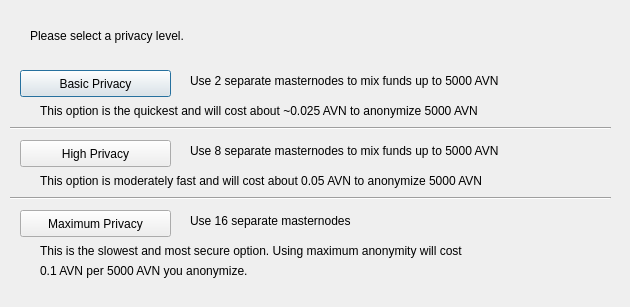
<?xml version="1.0" encoding="UTF-8"?>
<ui version="4.0">
 <class>ObfuscationConfig</class>
 <widget class="QDialog" name="ObfuscationConfig">
  <property name="geometry">
   <rect>
    <x>0</x>
    <y>0</y>
    <width>630</width>
    <height>307</height>
   </rect>
  </property>
  <property name="windowTitle">
   <string>Configure Obfuscation</string>
  </property>
  <widget class="QPushButton" name="buttonBasic">
   <property name="geometry">
    <rect>
     <x>20</x>
     <y>70</y>
     <width>151</width>
     <height>27</height>
    </rect>
   </property>
   <property name="text">
    <string>Basic Privacy</string>
   </property>
  </widget>
  <widget class="QPushButton" name="buttonHigh">
   <property name="geometry">
    <rect>
     <x>20</x>
     <y>140</y>
     <width>151</width>
     <height>27</height>
    </rect>
   </property>
   <property name="text">
    <string>High Privacy</string>
   </property>
  </widget>
  <widget class="QPushButton" name="buttonMax">
   <property name="geometry">
    <rect>
     <x>20</x>
     <y>210</y>
     <width>151</width>
     <height>27</height>
    </rect>
   </property>
   <property name="text">
    <string>Maximum Privacy</string>
   </property>
  </widget>
  <widget class="QLabel" name="label">
   <property name="geometry">
    <rect>
     <x>30</x>
     <y>20</y>
     <width>571</width>
     <height>31</height>
    </rect>
   </property>
   <property name="text">
    <string>Please select a privacy level.</string>
   </property>
  </widget>
  <widget class="QLabel" name="label_2">
   <property name="geometry">
    <rect>
     <x>190</x>
     <y>70</y>
     <width>421</width>
     <height>21</height>
    </rect>
   </property>
   <property name="text">
    <string>Use 2 separate masternodes to mix funds up to 5000 AVN</string>
   </property>
  </widget>
  <widget class="QLabel" name="label_3">
   <property name="geometry">
    <rect>
     <x>190</x>
     <y>140</y>
     <width>411</width>
     <height>21</height>
    </rect>
   </property>
   <property name="text">
    <string>Use 8 separate masternodes to mix funds up to 5000 AVN</string>
   </property>
  </widget>
  <widget class="QLabel" name="label_4">
   <property name="geometry">
    <rect>
     <x>190</x>
     <y>210</y>
     <width>421</width>
     <height>21</height>
    </rect>
   </property>
   <property name="text">
    <string>Use 16 separate masternodes</string>
   </property>
  </widget>
  <widget class="QLabel" name="label_6">
   <property name="geometry">
    <rect>
     <x>40</x>
     <y>100</y>
     <width>561</width>
     <height>21</height>
    </rect>
   </property>
   <property name="text">
    <string>This option is the quickest and will cost about ~0.025 AVN to anonymize 5000 AVN</string>
   </property>
  </widget>
  <widget class="QLabel" name="label_7">
   <property name="geometry">
    <rect>
     <x>40</x>
     <y>170</y>
     <width>561</width>
     <height>21</height>
    </rect>
   </property>
   <property name="text">
    <string>This option is moderately fast and will cost about 0.05 AVN to anonymize 5000 AVN</string>
   </property>
  </widget>
  <widget class="QLabel" name="label_8">
   <property name="geometry">
    <rect>
     <x>40</x>
     <y>240</y>
     <width>561</width>
     <height>21</height>
    </rect>
   </property>
   <property name="text">
    <string>This is the slowest and most secure option. Using maximum anonymity will cost</string>
   </property>
  </widget>
  <widget class="QLabel" name="label_9">
   <property name="geometry">
    <rect>
     <x>40</x>
     <y>260</y>
     <width>561</width>
     <height>21</height>
    </rect>
   </property>
   <property name="text">
    <string>0.1 AVN per 5000 AVN you anonymize.</string>
   </property>
  </widget>
  <widget class="Line" name="line">
   <property name="geometry">
    <rect>
     <x>10</x>
     <y>120</y>
     <width>601</width>
     <height>16</height>
    </rect>
   </property>
   <property name="orientation">
    <enum>Qt::Horizontal</enum>
   </property>
  </widget>
  <widget class="Line" name="line_2">
   <property name="geometry">
    <rect>
     <x>10</x>
     <y>190</y>
     <width>601</width>
     <height>16</height>
    </rect>
   </property>
   <property name="orientation">
    <enum>Qt::Horizontal</enum>
   </property>
  </widget>
 </widget>
 <resources/>
 <connections/>
</ui>
